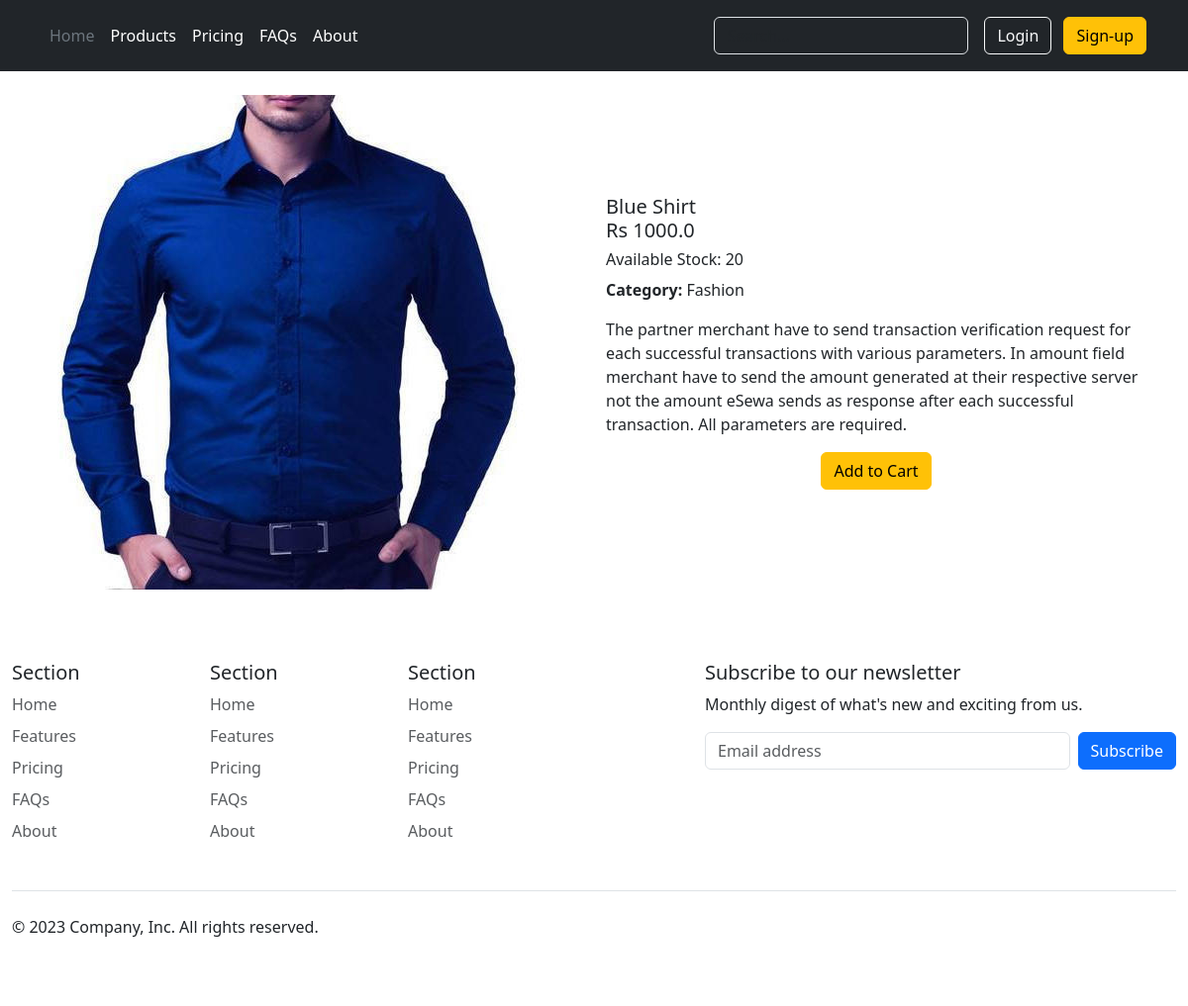
Page /productdetails/4 on the committed database.
### product/models.py (models this page shows, shortened)
class Product(models.Model):
    product_name=models.CharField(max_length=255)
    product_price=models.FloatField()
    stock=models.IntegerField()
    product_description=models.TextField()
    product_image=models.FileField(upload_to='static/uploads',null=True)
    created_at=models.DateTimeField(auto_now_add=True,null=True)
    category=models.ForeignKey(Category,on_delete=models.CASCADE,null=True)

class Category(models.Model):
    category_name=models.CharField(max_length=255,unique=True)
    created_at=models.DateTimeField(auto_now_add=True,null=True)
    def __str__(self):
        return self.category_name

### userspage/views.py (the view)
# urls.py: path('productdetails/<int:product_id>',product_details),
def product_details(request,product_id):
    product=Product.objects.get(id=product_id)
    context={
        'product':product
    }
    return render(request,'users/productdetails.html',context)

### userspage/templates/users/productdetails.html (shortened to what this page needs)
{% extends 'layouts.html' %}
{% load static %}
{% block main_content %}
{% include 'users/header.html' %}
<div class="container my-4">
    <div class="row d-flex justify-content-between align-items-center">
        <div class="col-md-4">
            <img src="/{{product.product_image}}" alt="{{product.product_name}}" width="500">
        </div>
        <div class="col-md-6">
            <div class="card-body">
                <h5 class="card-title">{{product.product_name}}</h5>
                <h5>Rs {{product.product_price}}</h5>
                <h6>Available Stock: {{product.stock}}</h6>
                <p><strong>Category:</strong> {{product.category}}</p>
                <p class="card-text">{{product.product_description}}</p>
                <div class="d-flex justify-content-center mt-3">
                    <a href="/addtocart/{{product.id}}" class="btn btn-warning">Add to Cart</a>
                </div>
              </div>
        </div>
    </div>
</div>
{% include 'users/footer.html' %}
{% endblock %}

### rows in the picture
Product: product_image (picture), product_name "Blue Shirt", product_price "1000.0", stock "20", category "Fashion", product_description "The partner merchant have to send transaction verification request for each successful transactions with various parameters. In amount field merchant have to send the amount generated at their respective server not the amount eSewa sends as response after each successful transaction. All parameters are required."
